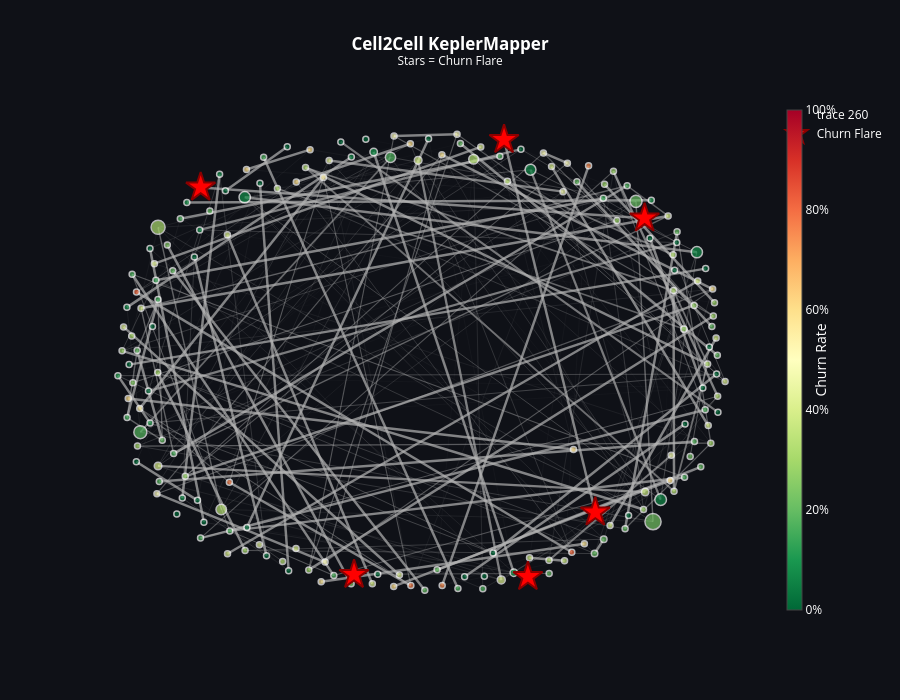

Write notebook code for a chart like this one.
### Markdown cell above
---
## Stage 1E: Mapper Graph Visualisation

### Code cell
pos = nx.spring_layout(G, weight='weight', seed=42, k=1.8)
edge_traces = []
for u, v, d in G.edges(data=True):
    x0,y0=pos[u]; x1,y1=pos[v]
    alpha = 0.2 + d['weight']*0.5
    edge_traces.append(go.Scatter(x=[x0,x1,None],y=[y0,y1,None],mode='lines',
        line=dict(width=d['weight']*2.5,color=f'rgba(180,180,180,{alpha:.2f})'),
        hoverinfo='none',showlegend=False))

node_x,node_y,node_colors,node_sizes,node_texts=[],[],[],[],[]
for node in G.nodes():
    nd=G.nodes[node]; x,yp=pos[node]
    node_x.append(x); node_y.append(yp)
    node_colors.append(nd.get('churn_rate',0))
    node_sizes.append(max(6,min(45,nd.get('size',1)**0.55)))
    node_texts.append(f"<b>{node}</b><br>Customers: {int(nd.get('size',0)):,}<br>Churn: {nd.get('churn_rate',0):.1%}")

node_trace = go.Scatter(x=node_x,y=node_y,mode='markers',hoverinfo='text',text=node_texts,
    marker=dict(showscale=True,colorscale='RdYlGn_r',cmin=0,cmax=1,
                color=node_colors,size=node_sizes,
                colorbar=dict(thickness=15,title=dict(text='Churn Rate',side='right'),tickformat='.0%'),
                line=dict(width=1.5,color='white')))
flare_trace = go.Scatter(
    x=[pos[n][0] for n in top_flare_node_ids if n in pos],
    y=[pos[n][1] for n in top_flare_node_ids if n in pos],
    mode='markers',name='Churn Flare',
    marker=dict(symbol='star',size=22,color='red',line=dict(color='darkred',width=2)),
    hoverinfo='skip')

fig = go.Figure(
    data=edge_traces+[node_trace,flare_trace],
    layout=go.Layout(
        title=dict(text='<b>Cell2Cell KeplerMapper</b><br><sup>Stars = Churn Flare</sup>',x=0.5),
        height=700,showlegend=True,hovermode='closest',
        xaxis=dict(showgrid=False,zeroline=False,showticklabels=False),
        yaxis=dict(showgrid=False,zeroline=False,showticklabels=False),
        paper_bgcolor='#0f1117',plot_bgcolor='#0f1117',font=dict(color='white')))
fig.show()
